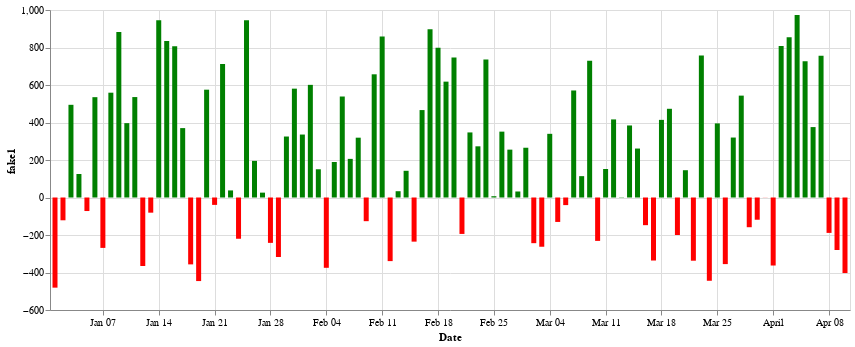

Notebook code for this chart:
### Code cell
drawdown_chart(returns, "Date", "fake1")

### Figure 1 — Vega-Lite specification as saved in the notebook (floating-point values rounded to 4 significant figures)
{"config": {"view": {"continuousWidth": 300, "continuousHeight": 300}}, "data": {"name": "data-6377ba951524a82508b357bb4d6f6847"}, "mark": {"type": "bar"}, "encoding": {"color": {"condition": {"test": "(datum.fake1 > 0)", "value": "Green"}, "value": "red"}, "tooltip": [{"field": "Date", "type": "temporal"}, {"field": "fake1", "type": "quantitative"}], "x": {"field": "Date", "type": "temporal"}, "y": {"field": "fake1", "type": "quantitative"}}, "params": [{"name": "param_3", "select": {"type": "interval", "encodings": ["x", "y"]}, "bind": "scales"}], "width": 800, "$schema": "https://vega.github.io/schema/vega-lite/v5.15.1.json", "datasets": {"data-6377ba951524a82508b357bb4d6f6847": [{"Date": "2018-01-01T00:00:00", "fake1": -480.8, "fake2": -494.0, "fake3": 350.5}, {"Date": "2018-01-02T00:00:00", "fake1": -121.5, "fake2": 270.9, "fake3": 501.4}, {"Date": "2018-01-03T00:00:00", "fake1": 494.4, "fake2": -431.4, "fake3": 745.7}, {"Date": "2018-01-04T00:00:00", "fake1": 125.3, "fake2": 990.7, "fake3": -367.4}, {"Date": "2018-01-05T00:00:00", "fake1": -72.18, "fake2": -477.1, "fake3": 573.3}, {"Date": "2018-01-06T00:00:00", "fake1": 535.1, "fake2": -133.3, "fake3": -428.1}, {"Date": "2018-01-07T00:00:00", "fake1": -268.8, "fake2": -109.7, "fake3": 459.1}, {"Date": "2018-01-08T00:00:00", "fake1": 559.0, "fake2": 658.3, "fake3": 381.3}, {"Date": "2018-01-09T00:00:00", "fake1": 882.3, "fake2": 906.7, "fake3": 159.7}, {"Date": "2018-01-10T00:00:00", "fake1": 396.6, "fake2": 935.8, "fake3": 272.9}, {"Date": "2018-01-11T00:00:00", "fake1": 535.7, "fake2": 527.2, "fake3": -213.5}, {"Date": "2018-01-12T00:00:00", "fake1": -365.2, "fake2": 854.9, "fake3": 92.52}, {"Date": "2018-01-13T00:00:00", "fake1": -80.91, "fake2": 555.8, "fake3": 87.37}, {"Date": "2018-01-14T00:00:00", "fake1": 945.0, "fake2": -17.92, "fake3": -39.58}, {"Date": "2018-01-15T00:00:00", "fake1": 834.9, "fake2": 625.1, "fake3": 124.0}, {"Date": "2018-01-16T00:00:00", "fake1": 806.9, "fake2": -75.77, "fake3": 845.3}, {"Date": "2018-01-17T00:00:00", "fake1": 370.1, "fake2": -359.1, "fake3": -178.7}, {"Date": "2018-01-18T00:00:00", "fake1": -356.7, "fake2": 456.3, "fake3": 115.5}, {"Date": "2018-01-19T00:00:00", "fake1": -445.7, "fake2": 241.1, "fake3": 262.4}, {"Date": "2018-01-20T00:00:00", "fake1": 575.0, "fake2": 922.7, "fake3": 801.9}, {"Date": "2018-01-21T00:00:00", "fake1": -39.4, "fake2": 646.1, "fake3": 817.6}, {"Date": "2018-01-22T00:00:00", "fake1": 711.7, "fake2": 415.3, "fake3": 679.1}, {"Date": "2018-01-23T00:00:00", "fake1": 37.8, "fake2": -306.6, "fake3": -219.1}, {"Date": "2018-01-24T00:00:00", "fake1": -220.0, "fake2": 462.4, "fake3": -75.41}, {"Date": "2018-01-25T00:00:00", "fake1": 945.9, "fake2": 459.0, "fake3": 460.6}, {"Date": "2018-01-26T00:00:00", "fake1": 195.3, "fake2": -72.21, "fake3": 338.7}, {"Date": "2018-01-27T00:00:00", "fake1": 25.93, "fake2": 12.35, "fake3": -363.9}, {"Date": "2018-01-28T00:00:00", "fake1": -242.0, "fake2": 50.75, "fake3": -340.1}, {"Date": "2018-01-29T00:00:00", "fake1": -317.3, "fake2": 643.9, "fake3": 334.2}, {"Date": "2018-01-30T00:00:00", "fake1": 325.2, "fake2": 104.7, "fake3": 199.9}, {"Date": "2018-01-31T00:00:00", "fake1": 580.5, "fake2": 753.2, "fake3": 966.7}, {"Date": "2018-02-01T00:00:00", "fake1": 335.8, "fake2": -394.5, "fake3": 184.8}, {"Date": "2018-02-02T00:00:00", "fake1": 600.8, "fake2": 412.5, "fake3": 660.5}, {"Date": "2018-02-03T00:00:00", "fake1": 150.5, "fake2": 980.5, "fake3": 883.1}, {"Date": "2018-02-04T00:00:00", "fake1": -374.9, "fake2": 143.6, "fake3": -55.87}, {"Date": "2018-02-05T00:00:00", "fake1": 189.4, "fake2": -145.9, "fake3": 202.2}, {"Date": "2018-02-06T00:00:00", "fake1": 538.6, "fake2": 362.2, "fake3": 639.0}, {"Date": "2018-02-07T00:00:00", "fake1": 206.0, "fake2": -154.9, "fake3": 865.5}, {"Date": "2018-02-08T00:00:00", "fake1": 319.0, "fake2": -436.9, "fake3": -428.7}, {"Date": "2018-02-09T00:00:00", "fake1": -126.3, "fake2": -192.9, "fake3": -421.3}, {"Date": "2018-02-10T00:00:00", "fake1": 657.1, "fake2": 569.0, "fake3": 764.4}, {"Date": "2018-02-11T00:00:00", "fake1": 859.3, "fake2": -275.1, "fake3": 770.8}, {"Date": "2018-02-12T00:00:00", "fake1": -339.3, "fake2": 228.1, "fake3": 547.0}, {"Date": "2018-02-13T00:00:00", "fake1": 33.6, "fake2": 204.5, "fake3": 24.3}, {"Date": "2018-02-14T00:00:00", "fake1": 142.4, "fake2": 718.1, "fake3": -279.7}, {"Date": "2018-02-15T00:00:00", "fake1": -235.4, "fake2": 734.3, "fake3": 203.6}, {"Date": "2018-02-16T00:00:00", "fake1": 466.3, "fake2": 784.3, "fake3": 618.9}, {"Date": "2018-02-17T00:00:00", "fake1": 897.2, "fake2": 257.6, "fake3": -82.56}, {"Date": "2018-02-18T00:00:00", "fake1": 798.3, "fake2": 799.0, "fake3": -245.1}, {"Date": "2018-02-19T00:00:00", "fake1": 617.9, "fake2": -314.9, "fake3": 737.5}, {"Date": "2018-02-20T00:00:00", "fake1": 747.1, "fake2": 50.2, "fake3": 997.1}, {"Date": "2018-02-21T00:00:00", "fake1": -194.3, "fake2": 113.0, "fake3": 376.6}, {"Date": "2018-02-22T00:00:00", "fake1": 347.0, "fake2": 77.26, "fake3": -376.9}, {"Date": "2018-02-23T00:00:00", "fake1": 273.0, "fake2": -444.2, "fake3": 108.7}, {"Date": "2018-02-24T00:00:00", "fake1": 736.3, "fake2": -239.2, "fake3": -143.2}, {"Date": "2018-02-25T00:00:00", "fake1": 6.844, "fake2": 173.3, "fake3": -448.0}, {"Date": "2018-02-26T00:00:00", "fake1": 351.3, "fake2": 990.4, "fake3": 780.8}, {"Date": "2018-02-27T00:00:00", "fake1": 255.3, "fake2": 157.0, "fake3": -366.1}, {"Date": "2018-02-28T00:00:00", "fake1": 32.07, "fake2": 957.3, "fake3": 733.9}, {"Date": "2018-03-01T00:00:00", "fake1": 265.4, "fake2": 761.4, "fake3": -68.46}, {"Date": "2018-03-02T00:00:00", "fake1": -243.6, "fake2": 43.99, "fake3": 765.1}, {"Date": "2018-03-03T00:00:00", "fake1": -262.6, "fake2": 303.7, "fake3": 393.8}, {"Date": "2018-03-04T00:00:00", "fake1": 339.6, "fake2": 351.7, "fake3": -301.1}, {"Date": "2018-03-05T00:00:00", "fake1": -130.4, "fake2": 485.5, "fake3": -466.2}, {"Date": "2018-03-06T00:00:00", "fake1": -40.56, "fake2": 333.2, "fake3": 493.3}, {"Date": "2018-03-07T00:00:00", "fake1": 570.8, "fake2": 105.0, "fake3": 484.2}, {"Date": "2018-03-08T00:00:00", "fake1": 113.9, "fake2": -215.9, "fake3": -89.82}, {"Date": "2018-03-09T00:00:00", "fake1": 729.3, "fake2": 631.9, "fake3": 775.3}, {"Date": "2018-03-10T00:00:00", "fake1": -231.4, "fake2": 340.3, "fake3": -275.7}, {"Date": "2018-03-11T00:00:00", "fake1": 151.9, "fake2": 322.4, "fake3": 114.1}, {"Date": "2018-03-12T00:00:00", "fake1": 416.4, "fake2": -75.42, "fake3": 608.7}, {"Date": "2018-03-13T00:00:00", "fake1": 1.512, "fake2": -320.1, "fake3": -105.4}, {"Date": "2018-03-14T00:00:00", "fake1": 384.2, "fake2": 312.2, "fake3": 999.7}, {"Date": "2018-03-15T00:00:00", "fake1": 261.1, "fake2": 90.79, "fake3": 608.4}, {"Date": "2018-03-16T00:00:00", "fake1": -147.5, "fake2": 269.0, "fake3": -484.1}, {"Date": "2018-03-17T00:00:00", "fake1": -336.1, "fake2": -400.7, "fake3": -285.7}, {"Date": "2018-03-18T00:00:00", "fake1": 414.1, "fake2": -475.4, "fake3": 732.3}, {"Date": "2018-03-19T00:00:00", "fake1": 473.1, "fake2": 467.7, "fake3": -398.6}, {"Date": "2018-03-20T00:00:00", "fake1": -200.1, "fake2": -439.7, "fake3": 117.7}, {"Date": "2018-03-21T00:00:00", "fake1": 145.6, "fake2": 953.9, "fake3": 195.7}, {"Date": "2018-03-22T00:00:00", "fake1": -337.1, "fake2": 169.8, "fake3": 194.6}, {"Date": "2018-03-23T00:00:00", "fake1": 757.0, "fake2": 4.719, "fake3": 842.7}, {"Date": "2018-03-24T00:00:00", "fake1": -444.1, "fake2": -43.38, "fake3": 339.2}, {"Date": "2018-03-25T00:00:00", "fake1": 395.2, "fake2": 517.5, "fake3": -489.1}, {"Date": "2018-03-26T00:00:00", "fake1": -355.2, "fake2": 240.7, "fake3": 546.4}, {"Date": "2018-03-27T00:00:00", "fake1": 319.8, "fake2": 72.35, "fake3": -90.53}, {"Date": "2018-03-28T00:00:00", "fake1": 543.3, "fake2": -388.3, "fake3": -432.6}, {"Date": "2018-03-29T00:00:00", "fake1": -158.5, "fake2": -412.5, "fake3": 166.2}, {"Date": "2018-03-30T00:00:00", "fake1": -118.6, "fake2": -6.917, "fake3": 761.8}, {"Date": "2018-03-31T00:00:00", "fake1": -0.6486, "fake2": -467.8, "fake3": -470.3}, {"Date": "2018-04-01T00:00:00", "fake1": -362.7, "fake2": -226.5, "fake3": -127.1}, {"Date": "2018-04-02T00:00:00", "fake1": 807.6, "fake2": 925.3, "fake3": 653.9}, {"Date": "2018-04-03T00:00:00", "fake1": 854.9, "fake2": 645.8, "fake3": 332.6}, {"Date": "2018-04-04T00:00:00", "fake1": 973.5, "fake2": 831.6, "fake3": 335.0}, {"Date": "2018-04-05T00:00:00", "fake1": 726.8, "fake2": -406.2, "fake3": 606.2}, {"Date": "2018-04-06T00:00:00", "fake1": 375.6, "fake2": -340.9, "fake3": 817.2}, {"Date": "2018-04-07T00:00:00", "fake1": 756.1, "fake2": 613.1, "fake3": -38.41}, {"Date": "2018-04-08T00:00:00", "fake1": -188.8, "fake2": 81.85, "fake3": 633.0}, {"Date": "2018-04-09T00:00:00", "fake1": -280.0, "fake2": 967.5, "fake3": 233.2}, {"Date": "2018-04-10T00:00:00", "fake1": -403.0, "fake2": -278.1, "fake3": 638.2}]}}
